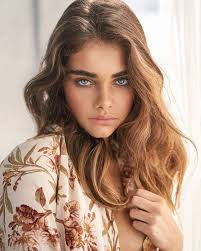
#> input picture images.jpg, 201 x 251 px
$ jupyter execute CV_Tasks.ipynb
#> lines starting #> are read from the running program, lines starting #| are printed output that depends on the picture
[cell 1]
import cv2
import numpy as np
import matplotlib.pyplot as plt

[cell 2]
# read img and convert color
img = cv2.imread('images.jpg')
#> img is the input picture: shape (251, 201, 3); mean B, G, R 132, 150.2, 179.5
img = cv2.cvtColor(img, cv2.COLOR_BGR2RGB)
# build a transformation matrix
matrix = [[1, 0, 0], #x
          [0, 1, 0]] #y
t = np.float32(matrix)
# get the sizes
h, w = img.shape[:2]
#> h = 251; w = 201
# transform
img = cv2.warpAffine(img, t, (w, h))
# plot
fig, ax = plt.subplots(1, figsize=(12,8))
ax.axis('on')
plt.imshow(img)

[cell 3]
# Change location
#25% of x-direction (25% of 200=50)
matrix = [[1, 0, 50], #x-direction is positive towards right direction
          [0, 1, 0]]

[cell 4]
t = np.float32(matrix)
# get the sizes
h, w = img.shape[:2]
# transform
img_x_shift = cv2.warpAffine(img, t, (w, h))
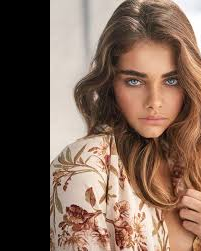
#> img_x_shift: shape (251, 201, 3); mean R, G, B 122.3, 98.4, 84.5
# plot
fig, ax = plt.subplots(1, figsize=(12,8))
ax.axis('on')
plt.imshow(img_x_shift)
plt.savefig("x_direction.jpg", dpi= 100, bbox_inches = 'tight')

[cell 5]
# read img and convert color
img = cv2.imread('images.jpg')
img = cv2.cvtColor(img, cv2.COLOR_BGR2RGB)
# build a transformation matrix
matrix = [[1, 0, 0], #x
          [0, 1, 0]] #y
t = np.float32(matrix)
# get the sizes
h, w = img.shape[:2]
# transform
img = cv2.warpAffine(img, t, (w, h))
# plot
fig, ax = plt.subplots(1, figsize=(12,8))
ax.axis('on')
plt.imshow(img)
#25% of y-direction (25% of 250=62.5)
y_matrix = [[1, 0, 0],
            [0, 1, 62.5]] #y-direction is positive downwards
t = np.float32(y_matrix)
# get the sizes
h, w = img.shape[:2]
# transform
img_y_shift = cv2.warpAffine(img, t, (w, h))
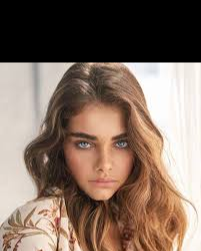
#> img_y_shift: shape (251, 201, 3); mean R, G, B 131.1, 111.1, 98.5
# plot
fig, ax = plt.subplots(1, figsize=(12,8))
ax.axis('on')
plt.imshow(img_y_shift)
plt.savefig("y_direction.jpg", dpi= 100, bbox_inches = 'tight')

[cell 6]
import cv2

img=cv2.imread("images.jpg")

# theta is positive, therefore rotation is counter-clock-wise
out=cv2.transpose(img)
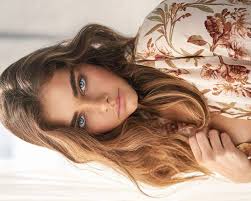
#> out: shape (201, 251, 3); mean B, G, R 132, 150.2, 179.5
out=cv2.flip(out,flipCode=0)
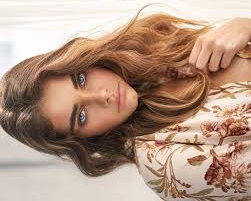
#> out: shape (201, 251, 3); mean B, G, R 132, 150.2, 179.5
rotate_first = cv2.imwrite("rotated_counterclockwise.jpg", out)
cv2.imshow("image", out)
cv2.waitKey(0)
cv2.destroyAllWindows()

[cell 7]
img=cv2.imread("images.jpg")

# theta is negative, therefore rotation is clock-wise
out=cv2.transpose(img)
out=cv2.flip(out,flipCode=1)
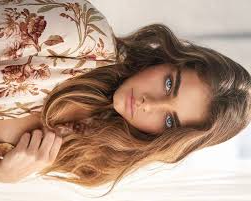
#> out: shape (201, 251, 3); mean B, G, R 132, 150.2, 179.5
rotate_first = cv2.imwrite("rotated_clockwise.jpg", out)
cv2.imshow("image", out)
cv2.waitKey(0)
cv2.destroyAllWindows()

$ run again, with rotated_clockwise.jpg copied over images.jpg
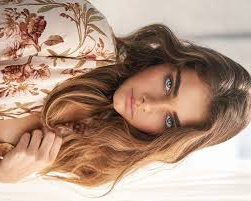
#> input picture rotated_clockwise.jpg, 251 x 201 px
#> img is the input picture: shape (201, 251, 3); mean B, G, R 132.1, 150.2, 179.4
#> `img_y_shift = cv2.warpAffine(img, t, (w, h))`:
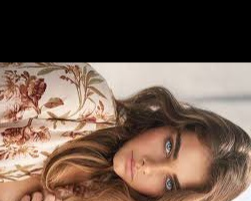
#> img_y_shift: shape (201, 251, 3); mean R, G, B 111.2, 90.1, 77.8
#> `out=cv2.flip(out,flipCode=1)`:
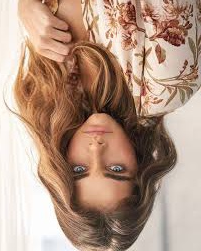
#> out: shape (251, 201, 3); mean B, G, R 132.1, 150.2, 179.4

$ run again, with rotated_counterclockwise.jpg copied over images.jpg
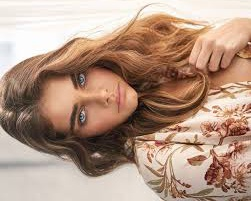
#> input picture rotated_counterclockwise.jpg, 251 x 201 px
#> img is the input picture: shape (201, 251, 3); mean B, G, R 132.1, 150.2, 179.5
#> `img_y_shift = cv2.warpAffine(img, t, (w, h))`:
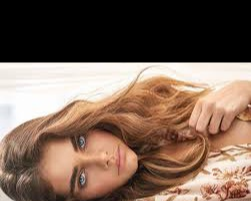
#> img_y_shift: shape (201, 251, 3); mean R, G, B 125.1, 102.1, 88.1
#> `out=cv2.flip(out,flipCode=0)`:
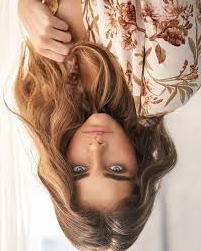
#> out: shape (251, 201, 3); mean B, G, R 132.1, 150.2, 179.5

$ run again, with x_direction.jpg copied over images.jpg
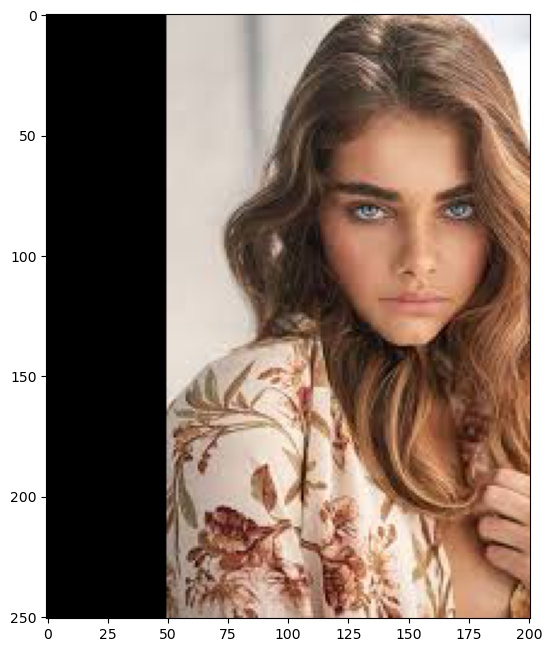
#> input picture x_direction.jpg, 552 x 652 px
#> img is the input picture: shape (652, 552, 3); mean B, G, R 114.4, 125.7, 145
#> `img_y_shift = cv2.warpAffine(img, t, (w, h))`:
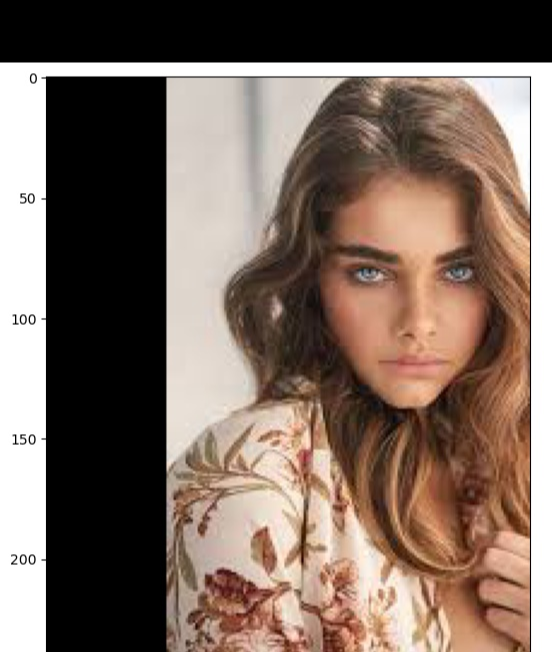
#> img_y_shift: shape (652, 552, 3); mean R, G, B 126, 107.8, 97.2
#> `out=cv2.flip(out,flipCode=1)`:
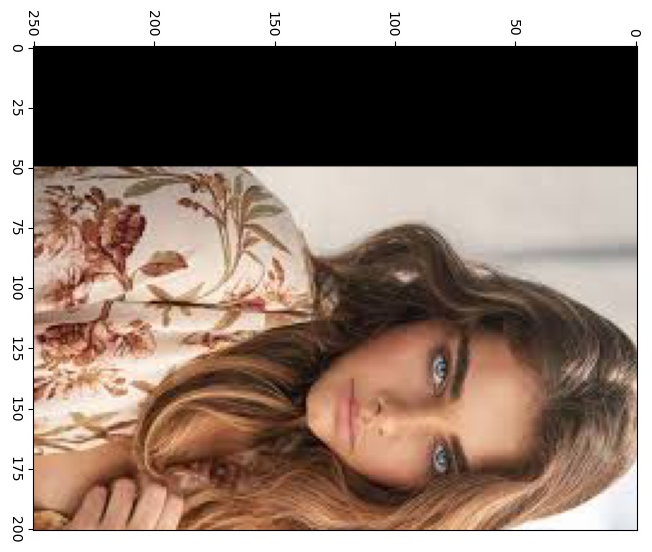
#> out: shape (552, 652, 3); mean B, G, R 114.4, 125.7, 145
